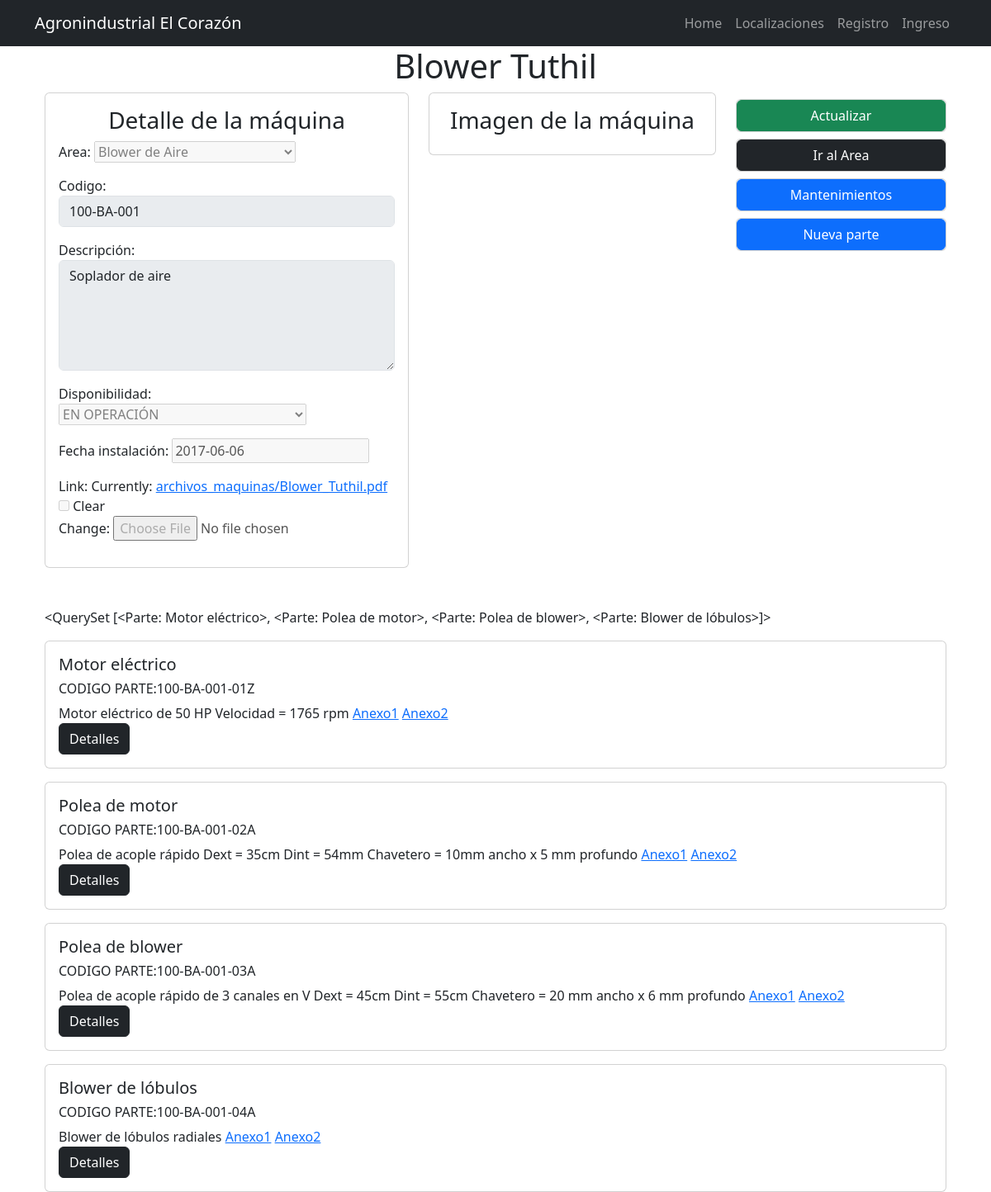
The app's page /maquinas/1 with its own data.
### activos/models.py (models this page shows)
class Maquina(models.Model):
    def wrapper(instance, filename):
        ext = filename.split(".")[-1].lower()
        if ext not in ["jpg", "png", "gif", "jpeg"]:
            raise ValidationError(f"invalid image extension: {filename}")
        if instance.pk:
            filename = '{}.{}'.format(instance.nombre, ext)
        else:
            filename = '{}.{}'.format(uuid4().hex, ext)
        return os.path.join("images_maquinas", filename)
    def inner(instance,filename):
        ext = filename.split('.')[-1].lower()
        if instance.pk:
            filename = '{}.{}'.format(instance.nombre, ext)
        else:
            filename = '{}.{}'.format(uuid4().hex, ext)
        return os.path.join("archivos_maquinas", filename)
    estado_operativo = [
        ("ON","EN OPERACIÓN"),
        ("BK","EN RESERVA/MANTENIMIENTO"),
        ("OFF","FUERA DE OPERACIÓN PERMANENTE")
    ]
    area=models.ForeignKey(SubArea,on_delete=models.CASCADE)                   #relación muchos a uno
    codigo=models.CharField(max_length=15)                                  #campo que guarda el código de la máquina
    nombre=models.CharField(max_length=100)                                 #campo guarda nombre máquina
    descripción=models.TextField()                                          #campo para escribir texto
    disponibilidad=models.CharField(max_length=3,choices=estado_operativo)  #se escoge una opción de la lista de choices
    fecha_instalación = models.DateField()                                  #campo que guarda fecha de instalación máquina
    fecha_updated=models.DateField(auto_now=True)                           #campo para guardar la fecha en cada modificación
    foto=models.ImageField(upload_to=wrapper,null=True,blank=True)     #null=True indica que admite valores nulos
    link=models.FileField(upload_to=inner,null=True,blank=True)
    def __str__(self):
        return self.nombre

class Parte(models.Model):
    def inner(instance,filename):
        ext = filename.split('.')[-1].lower()
        filename = '{}.{}'.format(uuid4().hex, ext)
        return os.path.join("archivos_partes", filename)
    maquina=models.ForeignKey(Maquina,on_delete=models.CASCADE)
    codigo_parte=models.CharField(max_length=100)
    nombre=models.CharField(max_length=130)
    descripción=models.TextField()
    mantenimiento=models.TextField(null=True,blank=True)
    anexo1=models.FileField(upload_to=inner,null=True,blank=True)
    anexo2=models.FileField(upload_to=inner,null=True,blank=True)
    def __str__(self):
        return self.nombre

### activos/views.py (the view)
# urls.py: path('maquinas/<int:id>',views.detalle_maquina,name="detalle_maquina"),
def detalle_maquina(request,id):
    maquina=get_object_or_404(Maquina,id=id)
    form=VerMaquina(instance=maquina)
    activa_guarda=False
    partes=Parte.objects.filter(maquina_id=id)
    return render(request,'maquinas/detalle_maquina.html',{
        'maquina':maquina,
        'activa_guarda':activa_guarda,
        'form':form,
        'partes':partes
    })

### activos/forms.py
class VerMaquina(ModelForm):
    class Meta:
        model=Maquina
        fields="__all__"    #se usa para ver todos los campos
        fields=['area','codigo','descripción',
                'disponibilidad','fecha_instalación','link']
        widgets={
            'codigo':forms.TextInput(attrs={'class':'form-control'}),
            'descripción':forms.Textarea(attrs={'class':'form-control',
                                                'rows':'5'})
        }

### activos/models.py (called while the page is built)
    def __str__(self):
        return self.nombre

### activos/templates/maquinas/detalle_maquina.html (shortened to what this page needs)
{% extends 'base.html' %}
{% block content %}
<div>
    <h1 class="text-center">{{maquina}}</h1>
</div>
<div class="container">
    <div class="row">
      <div class="col-5">
            <form method="POST" enctype="multipart/form-data" class="card card-body">
                <fieldset disabled>
                    <h3 class="text-center">Detalle de la máquina</h3>
                    {{form.as_p}}
                </fieldset>
            </form>
      </div>
      <div class="col-4">
            <form action="" class="card card-body">
                <h3 class="text-center">Imagen de la máquina</h3>
            </form>
      </div>
        <div class="col-3">
            <div class="card mt-2">
                <a href="{% url 'actualiza_maquina' maquina.id %}" class="btn btn-success">Actualizar</a>
            </div>
            <div class="card mt-2">
                <a class="btn btn-dark" href="{% url 'detalle_subareas' maquina.area_id %}">Ir al Area</a>
            </div>
                <div class="card mt-2">
                <a class="btn btn-primary" href="{% url 'mantenimiento_maquina_pendiente' maquina.id %}">Mantenimientos</a>
            </div>
            <div class="card mt-2">
                <a class="btn btn-primary" href="{% url 'nueva_parte' maquina.id %}">Nueva parte</a>
            </div>
        </div>
    </div>
    <div class="row">
        <div class="col mt-5">
            {{partes}}
            {% for parte in partes %}
            <div class="card mt-3">
                <div class="card-body">
                    <h5>{{parte.nombre}}</h5>
                    <h6>CODIGO PARTE:{{parte.codigo_parte}}</h6>
                    <h7>{{parte.descripción}}</h7>
                    <h7><a href="/media/{{parte.anexo1}}">Anexo1</a></h7>
                    <h7><a href="/media/{{parte.anexo2}}">Anexo2</a></h7>
                    <div class="d-grid gap-2 d-md-block">
                        <a class="btn btn-dark" href="#">Detalles</a>
                    </div>
                </div>
            </div>
            {% endfor %}
        </div>
    </div>
{% endblock %}

### records on screen
Maquina: nombre "Blower Tuthil", area "Blower de Aire", codigo "100-BA-001", descripción "Soplador de aire", disponibilidad "EN OPERACIÓN", fecha_instalación "2017-06-06"
Parte: nombre.nombre "<QuerySet [<Parte: Motor eléctrico>, <Parte: Polea de motor>, <Parte: Polea de blower>, <Parte: Blower de lóbulos>]>", nombre "Motor eléctrico", codigo_parte "100-BA-001-01Z", descripción "Motor eléctrico de 50 HP Velocidad = 1765 rpm"
Parte: nombre "Polea de motor", codigo_parte "100-BA-001-02A", descripción "Polea de acople rápido Dext = 35cm Dint = 54mm Chavetero = 10mm ancho x 5 mm profundo"
Parte: nombre "Polea de blower", codigo_parte "100-BA-001-03A", descripción "Polea de acople rápido de 3 canales en V Dext = 45cm Dint = 55cm Chavetero = 20 mm ancho x 6 mm profundo"
Parte: nombre "Blower de lóbulos", codigo_parte "100-BA-001-04A", descripción "Blower de lóbulos radiales"
